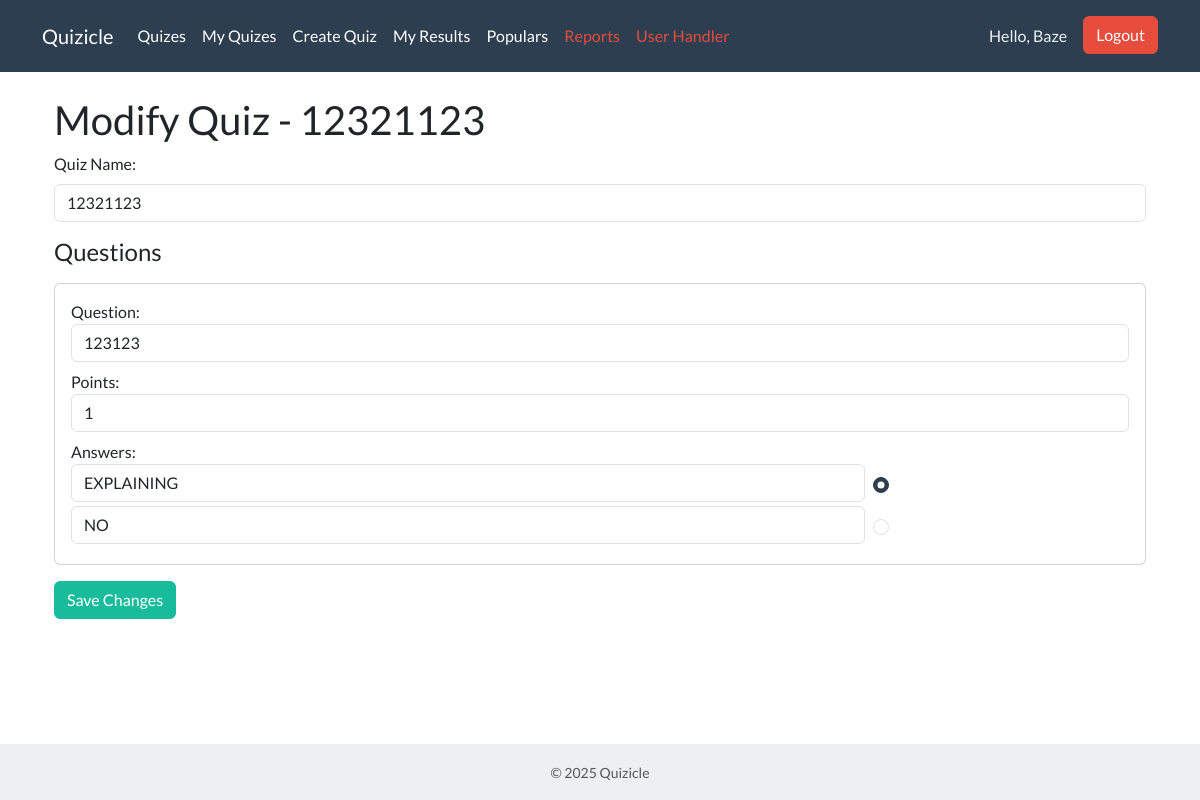
The page /quiz/57/modify/ (signed in) on the database its author committed.
### projectname/models.py (models this page shows, shortened)
class Quiz(models.Model):
    quiz_name = models.CharField(max_length=150)
    description = models.TextField(default="Complete the quiz—get results")
    quiz_maximum_points = models.IntegerField(default=0, editable=False)  # Auto-calculated
    question_count = models.IntegerField(default=0, editable=False)  # Auto-calculated
    creator = models.ForeignKey(User, on_delete=models.CASCADE, related_name='questions_created')
    class Meta:
        app_label = 'projectname'
        ordering = ['-id']

class Question(models.Model):
    description = models.TextField()
    quiz = models.ForeignKey(Quiz, on_delete=models.CASCADE, related_name="questions")
    points_for_question = models.IntegerField()
    image = models.ImageField(upload_to='question_images/', blank=True, null=True)
    class Meta:
        app_label = 'projectname'

class Answer(models.Model):
    question = models.ForeignKey(Question, on_delete=models.CASCADE, related_name="answers")
    answer = models.CharField(max_length=255)
    correct = models.BooleanField(default=False)
    class Meta:
        app_label = 'projectname'

### projectname/views.py (the view, shortened to what this page needs)
# urls.py: path('quiz/<int:quiz_id>/modify/', ModifyQuizView.as_view(), name='modify_quiz'),
@method_decorator(login_required, name='dispatch')
class ModifyQuizView(View):
    template_name = 'modify_quiz.html'
    def get(self, request, quiz_id):
        quiz = get_object_or_404(Quiz, id=quiz_id, creator=request.user)
        return render(request, self.template_name, {'quiz': quiz})

### templates/modify_quiz.html (shortened to what this page needs)
{% extends 'base.html' %}
{% block content %}
<div class="container">
    <h2>Modify Quiz - {{ quiz.quiz_name }}</h2>
    <form method="post" enctype="multipart/form-data">
        <div class="mb-3">
            <label for="quiz_name" class="form-label">Quiz Name:</label>
            <input type="text" name="quiz_name" id="quiz_name" class="form-control" value="{{ quiz.quiz_name }}" required>
        </div>
        <h4>Questions</h4>
        <div id="questions-container">
            {% for question in quiz.questions.all %}
                <div class="card question-block mt-3 p-3">
                    <label>Question:</label>
                    <input type="text" name="questions[]" class="form-control mb-2" value="{{ question.description }}" required>
                    <label>Points:</label>
                    <input type="number" name="points[]" class="form-control mb-2" value="{{ question.points_for_question }}" min="1" required>
                    <div class="answers">
                        <label>Answers:</label>
                        <div class="answer-list">
                            {% for answer in question.answers.all %}
                                <div class="answer-block d-flex align-items-center mb-1">
                                    <input type="text" name="all_answers[{{ forloop.parentloop.counter0 }}][]" class="form-control w-75 me-2" value="{{ answer.answer }}" required>
                                    <input type="radio" name="correct_answer_{{ forloop.parentloop.counter0 }}" value="{{ forloop.counter0 }}" {% if answer.correct %}checked{% endif %} class="form-check-input">
                                </div>
                            {% endfor %}
                        </div>
                    </div>
                </div>
            {% endfor %}
        </div>
        <button type="submit" class="btn btn-success mt-3">Save Changes</button>
    </form>
</div>
{% endblock %}

### templates/base.html (shortened to what this page needs)
<!DOCTYPE html>
<html lang="en">
<head>
    <link rel="stylesheet" href="https://cdn.jsdelivr.net/npm/bootswatch@5.3.0/dist/flatly/bootstrap.min.css">
</head>
<body>
<nav class="navbar navbar-expand-lg navbar-dark bg-primary">
    <div class="container">
        <a class="navbar-brand" href="{% url 'well_done' %}">Quizicle</a>
        <ul class="navbar-nav me-auto mb-2 mb-lg-0">
            <li class="nav-item">
                <a class="nav-link" aria-current="page" href="{% url 'quiz_public_list' %}">Quizes</a>
            </li>
            <li class="nav-item">
                <a class="nav-link" aria-current="page" href="{% url 'quiz_list' %}">My Quizes</a>
            </li>
            <li class="nav-item">
                <a class="nav-link" aria-current="page" href="{% url 'create_quiz' %}">Create Quiz</a>
            </li>
            <li class="nav-item">
                <a class="nav-link" aria-current="page" href="{% url 'user_results' %}">My Results</a>
            </li>
            <li class="nav-item">
                <a class="nav-link" aria-current="page" href="{% url 'popular_quizzes' %}">Populars</a>
            </li>
            {% if user.is_superuser %}
                <li class="nav-item">
                    <a class="nav-link text-danger" href="{% url 'admin_reports' %}">Reports</a>
                </li>
            {% endif %}
            {% if user.is_superuser %}
                <li class="nav-item">
                    <a class="nav-link text-danger" href="{% url 'user_handler' %}">User Handler</a>
                </li>
            {% endif %}
        </ul>
        <div class="d-flex">
            {% if user.is_authenticated %}
                <a href="{% url 'user_profile' %}" class="navbar-text me-3 text-light text-decoration-none">
                    Hello, {{ user.username }}
                </a>
                <form action="{% url 'logout' %}" method="post">
                    <button class="btn btn-danger" type="submit">Logout</button>
                </form>
            {% else %}
                <a href="{% url 'login' %}" class="btn btn-outline-light btn-sm me-2">Login</a>
                <a href="{% url 'register' %}" class="btn btn-light btn-sm">Register</a>
            {% endif %}
        </div>
    </div>
</nav>
<div class="container mt-4">
    {% block content %}
    {% endblock %}
</div>
<footer class="bg-light text-center text-muted mt-5 py-3">
    <div class="container">
        <small>&copy; 2025 Quizicle</small>
    </div>
</footer>
</body>
</html>

### templates/base.html (style rules this page uses)
html, body { height: 100%; margin: 0; }
body { display: flex; flex-direction: column; }
.container { flex: 1 0 auto; }
footer { flex-shrink: 0; position: relative; width: 100%; }

### rows shown on the page
Quiz: quiz_name "12321123"
Question: description "123123", points_for_question "1"
Answer: answer "EXPLAINING", correct "☑"
Answer: answer "NO"

### other values the page prints
{{ user.username }} "Baze"
